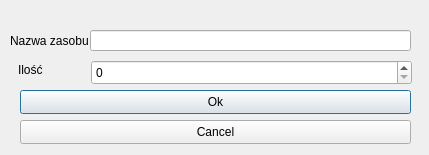
<?xml version="1.0" encoding="UTF-8"?>
<ui version="4.0">
 <class>Resources</class>
 <widget class="QDialog" name="Resources">
  <property name="geometry">
   <rect>
    <x>0</x>
    <y>0</y>
    <width>429</width>
    <height>155</height>
   </rect>
  </property>
  <property name="windowTitle">
   <string>Dialog</string>
  </property>
  <widget class="QPushButton" name="okButton">
   <property name="geometry">
    <rect>
     <x>20</x>
     <y>90</y>
     <width>391</width>
     <height>24</height>
    </rect>
   </property>
   <property name="text">
    <string>Ok</string>
   </property>
  </widget>
  <widget class="QPushButton" name="cancelButton">
   <property name="geometry">
    <rect>
     <x>20</x>
     <y>120</y>
     <width>391</width>
     <height>24</height>
    </rect>
   </property>
   <property name="text">
    <string>Cancel</string>
   </property>
  </widget>
  <widget class="QLabel" name="resourcesNameLabel">
   <property name="geometry">
    <rect>
     <x>10</x>
     <y>25</y>
     <width>81</width>
     <height>31</height>
    </rect>
   </property>
   <property name="text">
    <string>Nazwa zasobu</string>
   </property>
  </widget>
  <widget class="QLineEdit" name="resourcesNameLineEdit">
   <property name="geometry">
    <rect>
     <x>90</x>
     <y>30</y>
     <width>321</width>
     <height>21</height>
    </rect>
   </property>
  </widget>
  <widget class="QSpinBox" name="spinBox">
   <property name="geometry">
    <rect>
     <x>91</x>
     <y>60</y>
     <width>321</width>
     <height>25</height>
    </rect>
   </property>
  </widget>
  <widget class="QLabel" name="label">
   <property name="geometry">
    <rect>
     <x>18</x>
     <y>60</y>
     <width>61</width>
     <height>20</height>
    </rect>
   </property>
   <property name="text">
    <string>Ilość</string>
   </property>
  </widget>
 </widget>
 <resources/>
 <connections/>
</ui>
